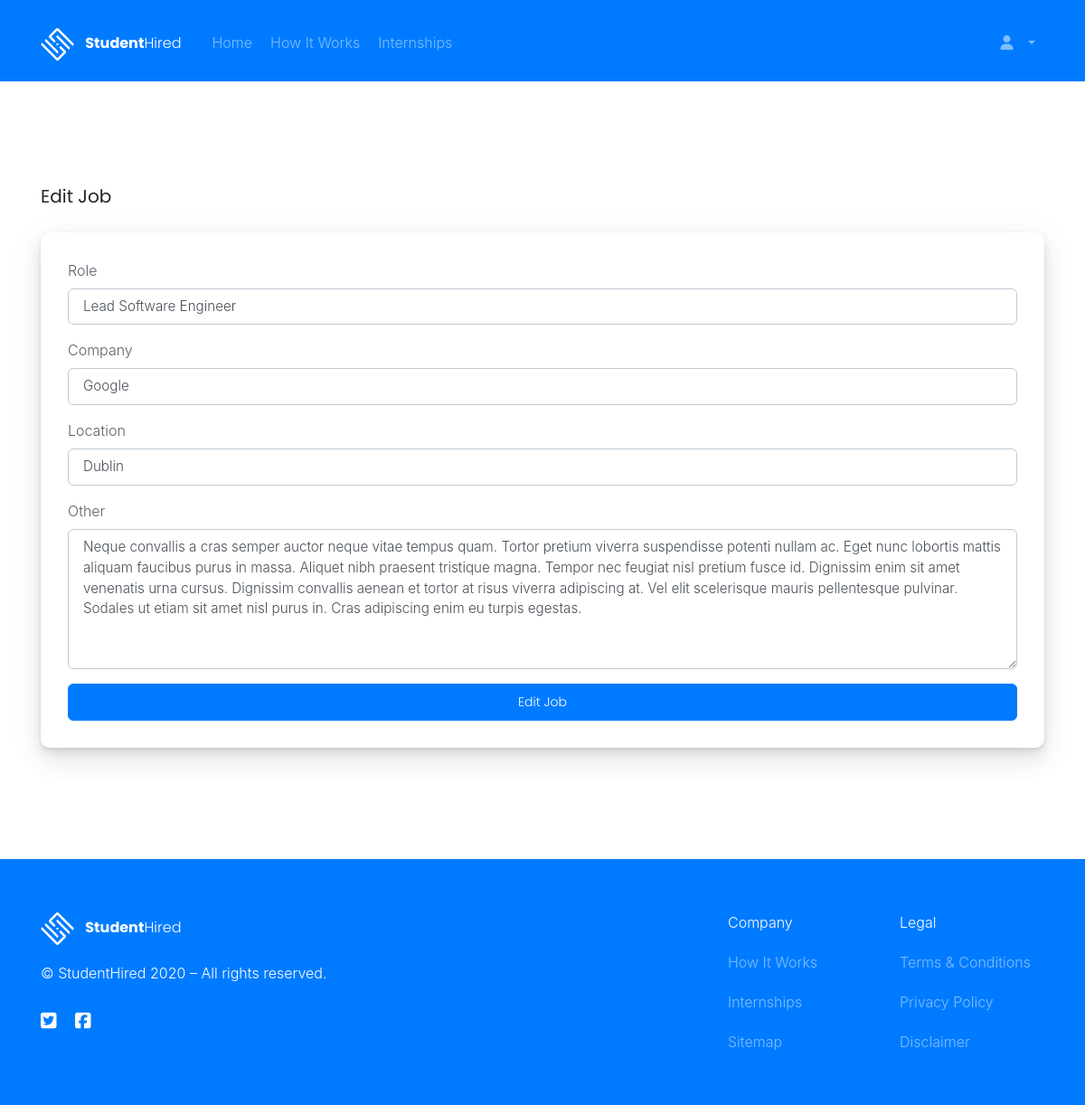
Page /editjob.php?id=1 on the committed database.
### tables this page shows
CREATE TABLE IF NOT EXISTS Jobs (
  job_id SMALLINT(3) NOT NULL AUTO_INCREMENT,
  job_title VARCHAR(255) NOT NULL,
  job_company VARCHAR(255) NOT NULL,
  job_location VARCHAR(255) NOT NULL,
  job_other_details TEXT,
  created_at DATETIME DEFAULT CURRENT_TIMESTAMP,
  created_by VARCHAR(255),
PRIMARY KEY (job_id));

### editjob.php (the view, shortened to what this page needs)
<?php
require('config/db.php');
$id = mysqli_real_escape_string($conn, $_GET['id']);
$query = "SELECT * FROM jobs WHERE job_id = {$id}";
$result = mysqli_query($conn, $query);
$lists = mysqli_fetch_assoc($result);
?>
<?php include('includes/header.php'); ?>
<body class="addjob">
  <div class="welcome d-flex justify-content-center flex-column">
    <?php include('includes/nav_employer.php'); ?>
    <div class="d-flex flex-column inner-wrapper justify-contents-center mt-auto mb-auto container">
      <div class="row">
        <div class="col-md-8 mb-3">
          <div class="about-title d-flex justify-content-between align-items-end">
            <h5>Edit Job</h5>
          </div>
        </div>
      </div>
      <div class="row">
        <div class="col-md-12 col-lg-12 mb-2 mx-auto">
          <div class="card">
            <div class="card-body">
              <form method="POST" action="<?php $_SERVER['PHP_SELF']; ?>" id="addjob">
                <div class="form-row">
                  <div class="form-group col-md-12">
                    <label for="job-title">Role</label>
                    <input type="text" class="form-control" id="job-title" name="job-title" placeholder="Role"
                      value="<?php echo $lists['job_title']; ?>">
                  </div>
                  <div class="form-group col-md-12">
                    <label for="job-company">Company</label>
                    <input type="text" class="form-control" id="job-company" name="job-company" placeholder="Company"
                      value="<?php echo $lists['job_company']; ?>">
                  </div>
                  <div class="form-group col-md-12">
                    <label for="job-location">Location</label>
                    <input type="text" class="form-control" id="job-location" name="job-location" placeholder="Location"
                      value="<?php echo $lists['job_location']; ?>">
                  </div>
                  <div class="form-group col-md-12">
                    <label for="job-other-details">Other</label>
                    <textarea class="form-control" id="job-other-details" name="job-other-details"
                      rows="6"><?php echo $lists['job_other_details']; ?></textarea>
                  </div>
                </div>
                <div class="d-flex">
                  <button type="submit" name="updatejob" class="btn btn-primary flex-grow-1">Edit Job</button>
                </div>
              </form>
            </div>
          </div>
        </div>
      </div>
    </div>
  </div>
  <?php include('includes/footer.php'); ?>

### rows in the picture
jobs: job-title "Lead Software Engineer", job-company "Google", job-location "Dublin", job-other-details "Neque convallis a cras semper auctor neque vitae tempus quam. Tortor pretium viverra suspendisse potenti nullam ac. Eget nunc lobortis mattis aliquam faucibus purus in massa. Aliquet nibh praesent tristique magna. Tempor nec feugiat nisl pretium fusce id. Dignissim enim sit amet venenatis urna cursus. Dignissim convallis aenean et tortor at risus viverra adipiscing at. Vel elit scelerisque mauris pellentesque pulvinar. Sodales ut etiam sit amet nisl purus in. Cras adipiscing enim eu turpis egestas."
